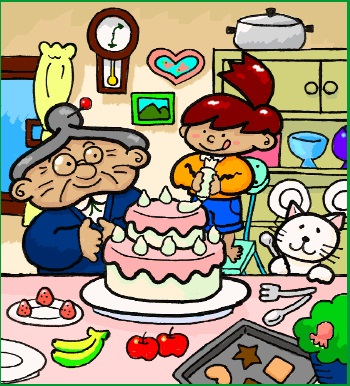
#> input picture 1.jpg, 350 x 386 px
$ python picture_diffrence_method.py
#> lines starting #> are read from the running program, lines starting #| are printed output that depends on the picture
from PIL import Image, ImageChops

img1 = Image.open('1.jpg')
#> img1 is the input picture: PIL image 350x386 RGB; mean R, G, B 159.8, 151.1, 126.7
img2 = Image.open('2.jpg')
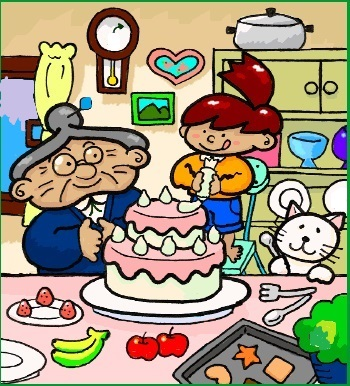
#> input picture 2.jpg, 350 x 386 px
#> img2 is the input picture: PIL image 350x386 RGB; mean R, G, B 161, 151.8, 128.1

diff = ImageChops.difference(img1,img2)
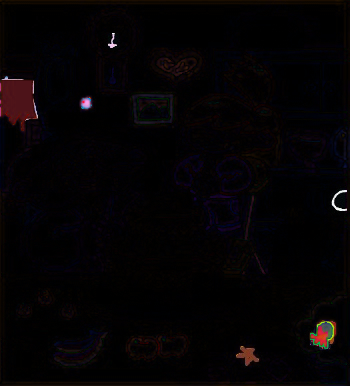
#> diff: PIL image 350x386 RGB; mean R, G, B 5, 2.8, 4

if diff.getbbox:
    diff.show()
